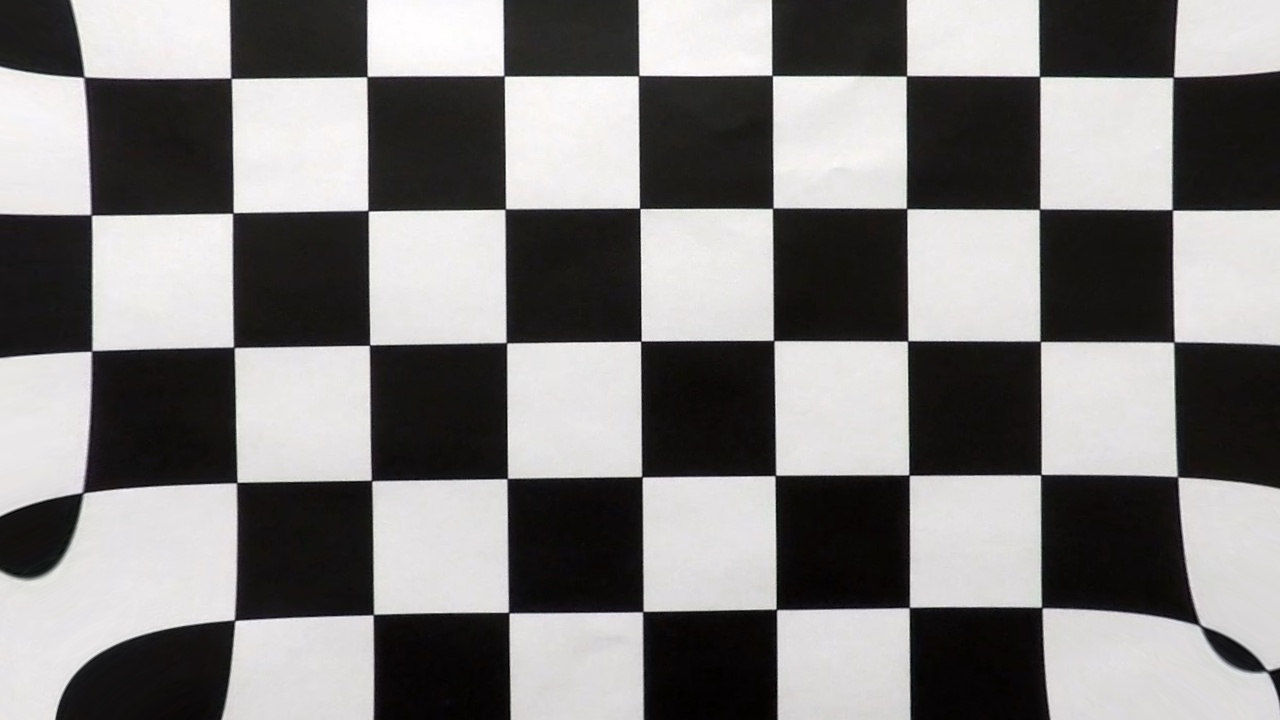
#> input picture calibrated_dir/calibration1.jpg, 1280 x 720 px; its folder holds 5 pictures in this run
$ jupyter execute --allow-errors 'Advanced Lane Finding.ipynb'   (older library calls are emulated)
#> lines starting #> are read from the running program, lines starting #| are printed output that depends on the picture
[cell 1]
from os import walk
from os.path import isfile, join, basename
import pathlib
import matplotlib.pyplot as plt

import cv2
import glob

import numpy as np

from tqdm import tqdm

[cell 2]
def pipeline(img=None):
    """Find lane lines in an input image

    Each stage of the pipeline transforms until we paint lines where the lane
    lines are.
    """
    # cut out polygon of image

    # flatten and scale image

    # sobel operator threshold

    # mag_thresh threshold

    # dir_threshold threshold

    # combine previous 3 thresholds

    # find histograms

    # sliding window search

    # Measure curvature with f(y)=Ay^2 + By + C

    # paint lines on image
    pass

[cell 3]
def camera_calibration(root_dir='camera_cal',
                       calibrated_dir='calibrated_dir', nx=9, ny=6):
    # read each pathname in camera_cal folder
    images = glob.glob('camera_cal/calibration*.jpg')

    pathlib.Path(calibrated_dir).mkdir(parents=True, exist_ok=True)
    # mkdir for outputting to calibration_complete_dir

    objpoints = []
    imgpoints = []
    objp = np.zeros((nx*ny,3), np.float32)
    objp[:,:2] = np.mgrid[0:nx,0:ny].T.reshape(-1,2)


    for img_file_name in tqdm(images, desc="finding corners"):

        img = cv2.imread(img_file_name)

        gray = cv2.cvtColor(img, cv2.COLOR_BGR2GRAY)
        ret, corners = cv2.findChessboardCorners(gray, (nx, ny), None)
        if ret == True:
            imgpoints.append(corners)
            objpoints.append(objp)

    mtx, dist = None,None

    for img_file_name in tqdm(images, desc="calibrating cameras"):
        img = cv2.imread(img_file_name)
        img_size = (img.shape[1], img.shape[0])

        gray = cv2.cvtColor(img, cv2.COLOR_BGR2GRAY)

        ret, mtx, dist, rvecs, tvecs = cv2.calibrateCamera(objpoints,
                                                           imgpoints,
                                                           gray.shape[::-1],
                                                           None, None)
        img = cv2.undistort(img, mtx, dist)
        img_path_out = join(calibrated_dir, basename(img_file_name))
        cv2.imwrite(img_path_out,img)

    return mtx, dist

mtx, dist = camera_calibration()

[cell 4]
calibrated_img = cv2.imread('calibrated_dir/calibration1.jpg')
#> calibrated_img is the input picture: shape (720, 1280, 3); mean B, G, R 127.1, 127.6, 129.1
distorted_img = cv2.imread('camera_cal/calibration1.jpg')

fig, (plt_original, plt_distorted) = plt.subplots(1, 2, figsize=(20,10))
plt_original.imshow(distorted_img)
plt_original.set_title('Original Image', fontsize=20)
plt_distorted.imshow(calibrated_img)
plt_distorted.set_title('Undistorted Image', fontsize=20)
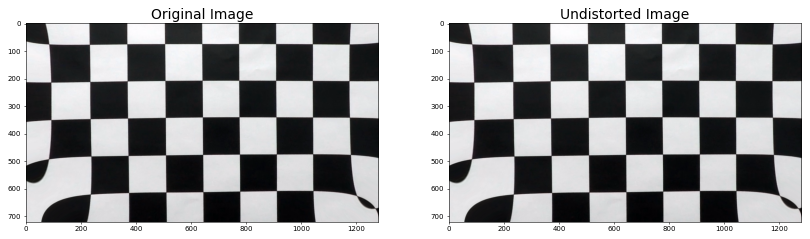
#> figure drawn by matplotlib, 2 panels; B, G, R data is drawn as R, G, B

[cell 5]
calibrated_img = cv2.imread('test_images/test1.jpg')
#> (the rest of this cell did not finish here and is left out)

[cell 6]
fig, (plt_original, plt_distorted) = plt.subplots(1, 2, figsize=(20,10))
plt_original.imshow(distorted_img)
plt_original.set_title('Distorted Image', fontsize=20)
#> (the rest of this cell did not finish here and is left out)

[cell 7]
def abs_sobel_thresh(img, orient='x', thresh_min=0, thresh_max=255):

    # Apply the following steps to img
    # 1) Convert to grayscale
#> called with orient = 'x', thresh_min = 20, thresh_max = 100
    gray = cv2.cvtColor(img, cv2.COLOR_BGR2GRAY)

    # 2) Take the derivative in x or y given orient = 'x' or 'y'
    if orient == 'x':
        sobelx = cv2.Sobel(gray, cv2.CV_64F, 1, 0)
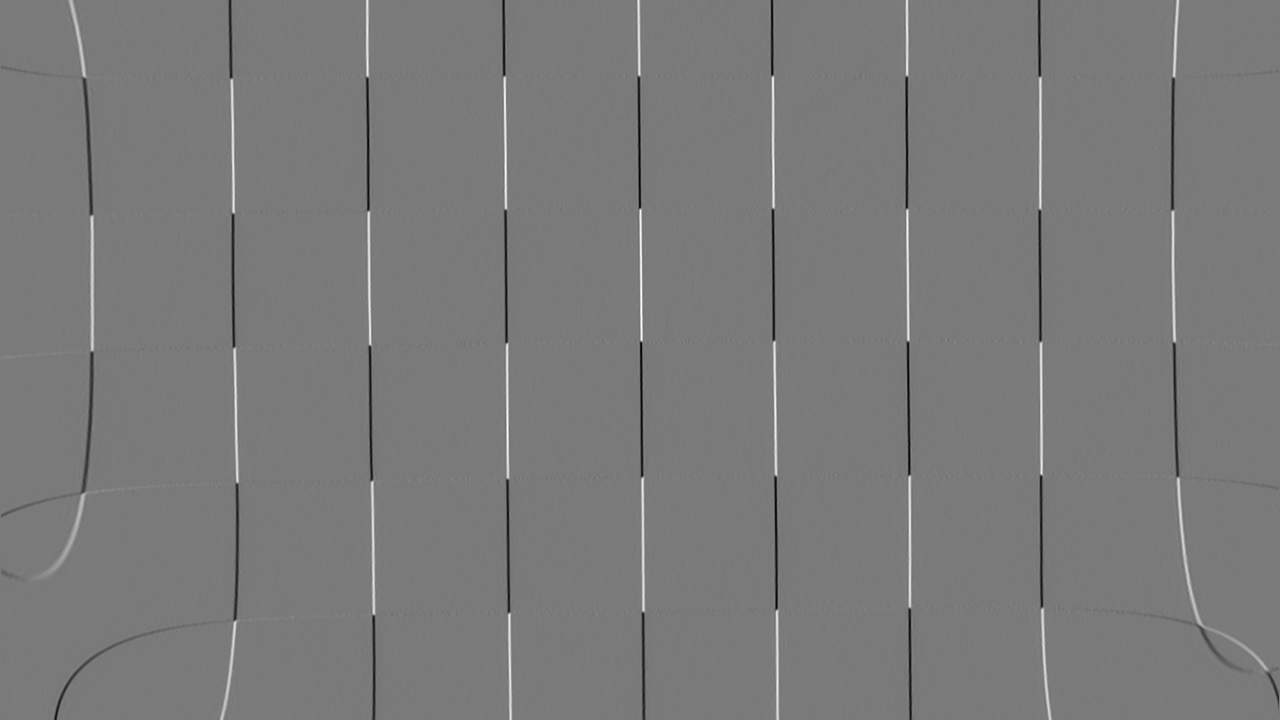
#> sobelx: shape (720, 1280) float64; min -830, max 897, mean -0.1; drawn with min black and max white
    elif orient == 'y':
        sobelx = cv2.Sobel(gray, cv2.CV_64F, 0, 1)
    else:
        sobelx = None

    # 3) Take the absolute value of the derivative or gradient
    abs_sobelx = np.absolute(sobelx)
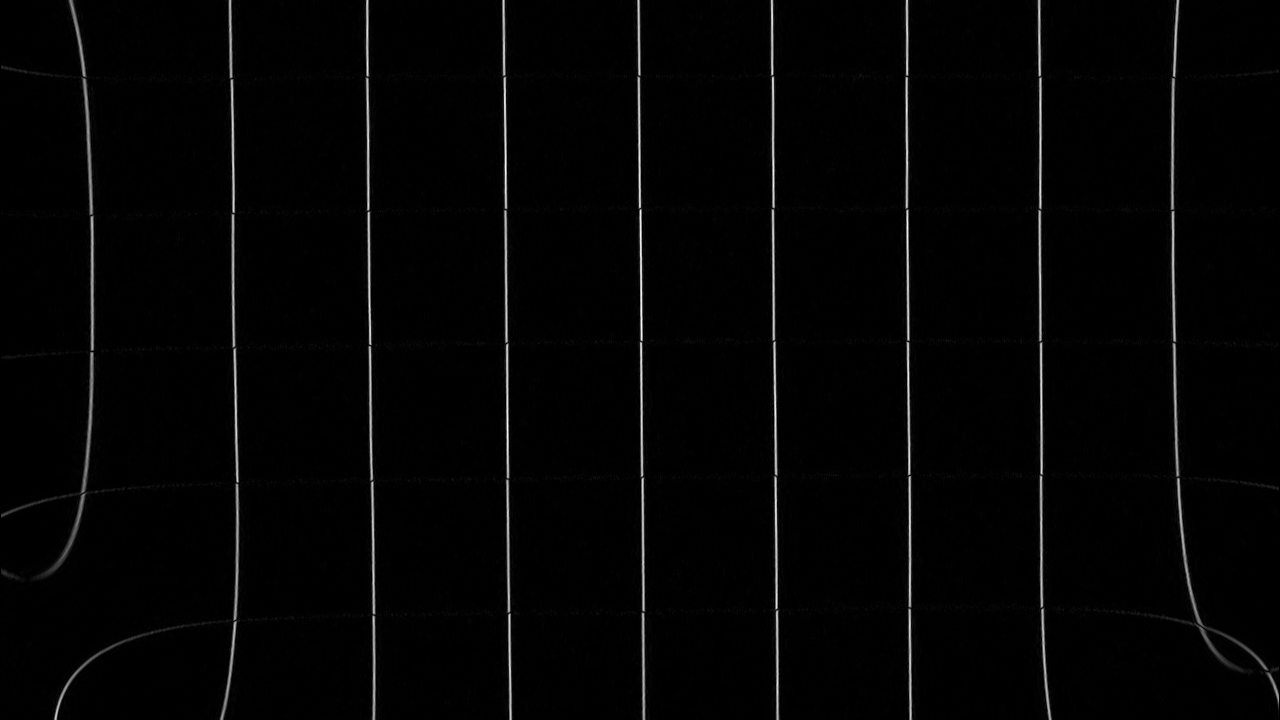
#> abs_sobelx: shape (720, 1280) float64; min 0, max 897, mean 14.9; drawn with min black and max white

    # 4) Scale to 8-bit (0 - 255) then convert to type = np.uint8
    scaled_sobel = np.uint8(255*abs_sobelx/np.max(abs_sobelx))

    # 5) Create a mask of 1's where the scaled gradient magnitude
            # is > thresh_min and < thresh_max
    sxbinary = np.zeros_like(scaled_sobel)
    sxbinary[(scaled_sobel >= thresh_min) & (scaled_sobel <= thresh_max)] = 1
    # plt.imshow(sxbinary, cmap='gray')

    # 6) Return this mask as your binary_output image
    binary_output = np.copy(sxbinary) # Remove this line
    return binary_output

grad_binary = abs_sobel_thresh(distorted_img, orient='x', thresh_min=20, thresh_max=100)
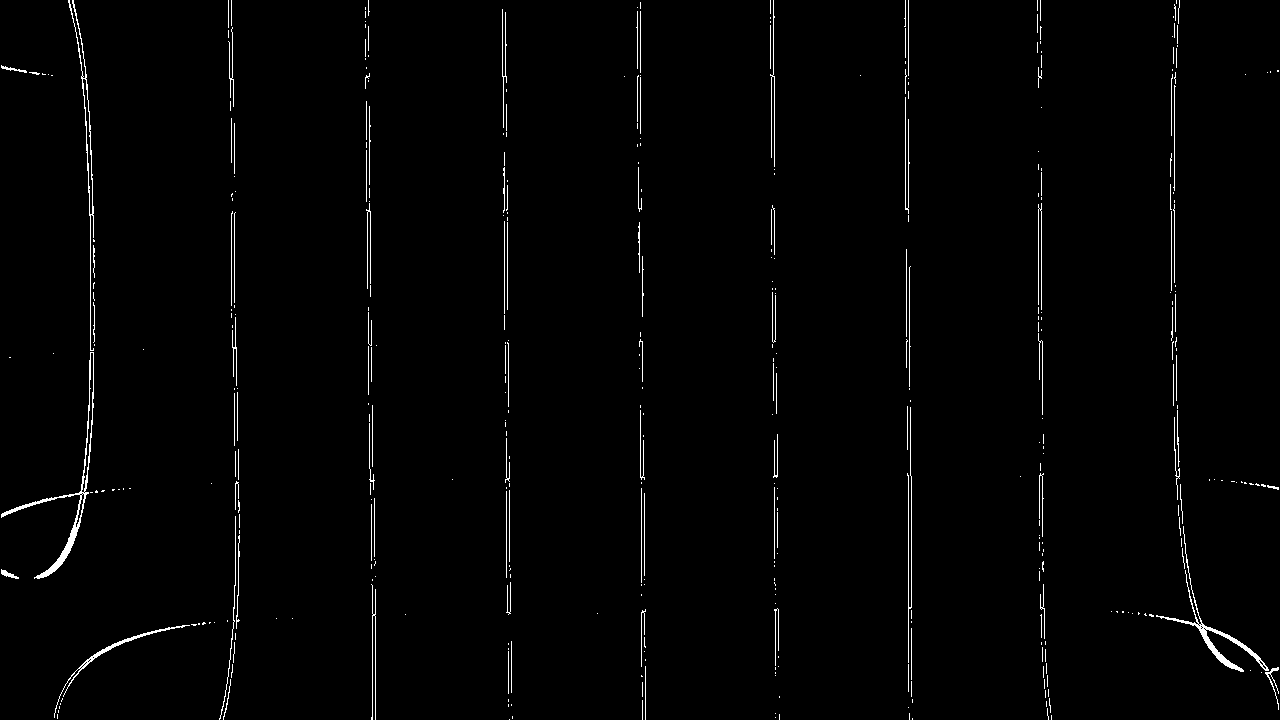
#> grad_binary: shape (720, 1280); values 0 (black) and 1 (white), 1.4% white in thin lines or dots
# Plot the result
f, (ax1, ax2) = plt.subplots(1, 2, figsize=(24, 9))
f.tight_layout()
ax1.imshow(distorted_img)
ax1.set_title('Original Image', fontsize=50)
ax2.imshow(grad_binary, cmap='gray')
ax2.set_title('Thresholded Gradient', fontsize=50)
plt.subplots_adjust(left=0., right=1, top=0.9, bottom=0.)
#> figure, not shown here; B, G, R data is drawn as R, G, B
